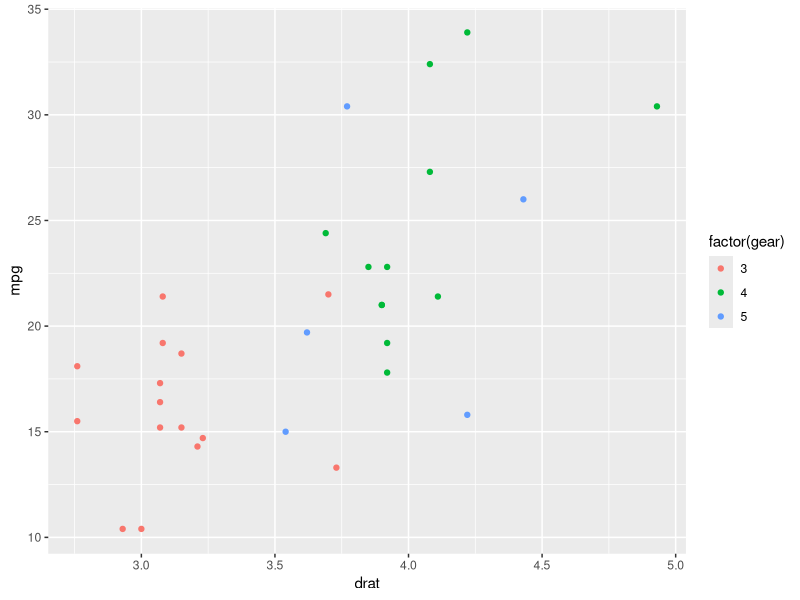

The R script that drew this image:
library(ggplot2)
# Giving a name to the chart file.
png(file = "scatterplot1.png")
# Plotting the chart using ggplot() and geom_point() functions.
#The aes() function inside the geom_point() function controls the color of the group.
ggplot(mtcars, aes(x = drat, y = mpg)) +
  geom_point(aes(color=factor(gear)))
# Saving the
dev.off()